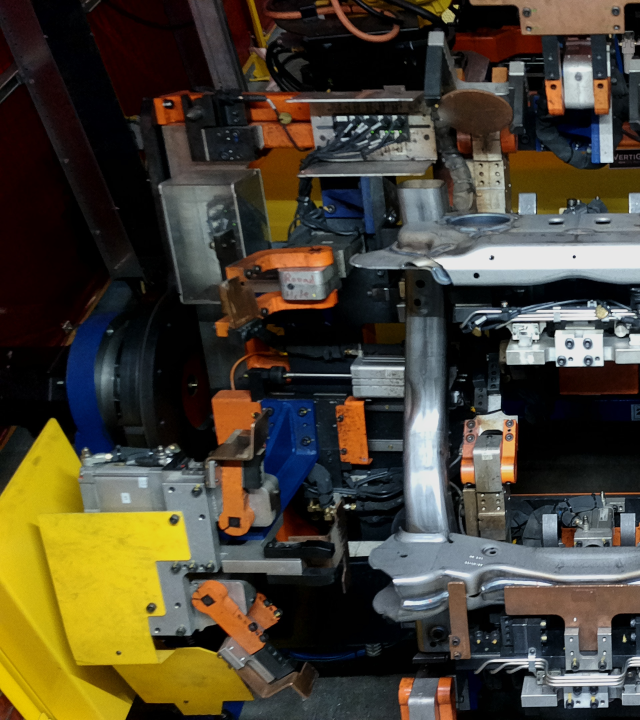
#> input picture TESTS/UI/left.jpg, 1920 x 2160 px, found by its file name (shown at 1/3 size)
$ python hsv.py
#> lines starting #> are read from the running program, lines starting #| are printed output that depends on the picture
import cv2 as cv
import numpy as np

def mse(img1, img2, pixels):
    # height, width = img1.shape
    diffImg = cv.absdiff(img1, img2)
    err = np.sum(diffImg**2)
    ans = err/ float(pixels)
    #Closer to 0 is better
    return ans


img1 = cv.imread("backend\Photos\Col\station100\left.jpg")
#> img1 is the input picture: shape (2160, 1920, 3); mean B, G, R 50.7, 66.3, 72.8
img2 = cv.imread("backend\Photos\Refs\station100\left.jpg")
mask = cv.imread("backend\Photos\Masks\station100\left.jpg",0)
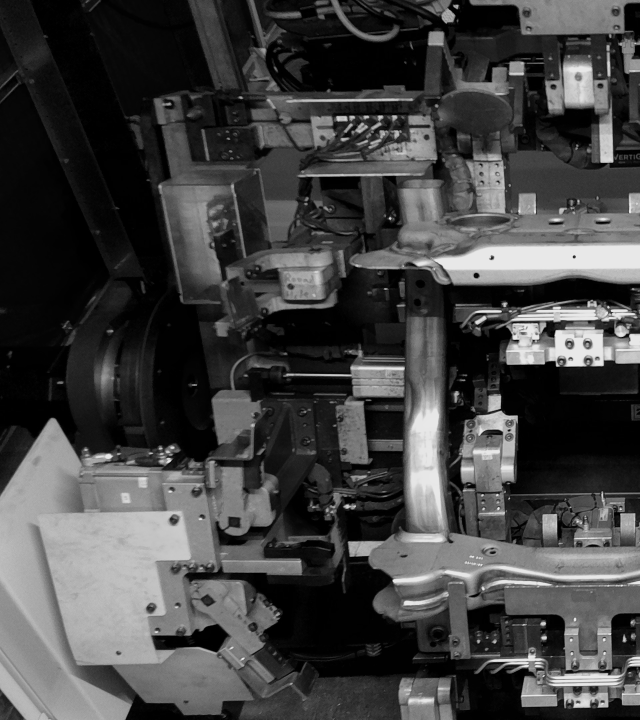
#> mask: shape (2160, 1920) (shown at 1/3 size); min 0, max 238, mean 66.5

img1 = cv.bitwise_and(img1, img1, mask = mask)
img2 = cv.bitwise_and(img2, img2, mask = mask)

# [5 lines of commented-out code are left out]

pixels = img1.size
#> pixels = 12441600
print(pixels)
#| 12441600

ans = mse(img1,img2,pixels)
#> in mse, `diffImg = cv.absdiff(img1, img2)`: diffImg: shape (2160, 1920, 3); every value is 0
#> in mse, `err = np.sum(diffImg**2)`: err = 0
#> ans = 0
print(ans)
#| 0.0

cv.imshow("h1", cv.pyrDown(img1))
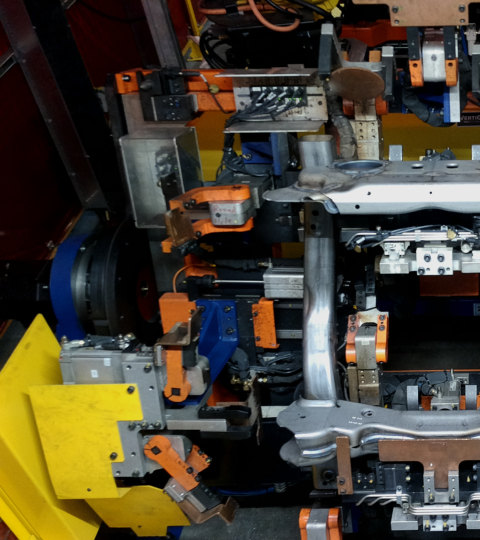
#> window 'h1': shape (1080, 960, 3) (shown at 1/2 size); mean B, G, R 50.6, 66.3, 72.8
cv.imshow("h2", cv.pyrDown(img2))
cv.waitKey(0)
